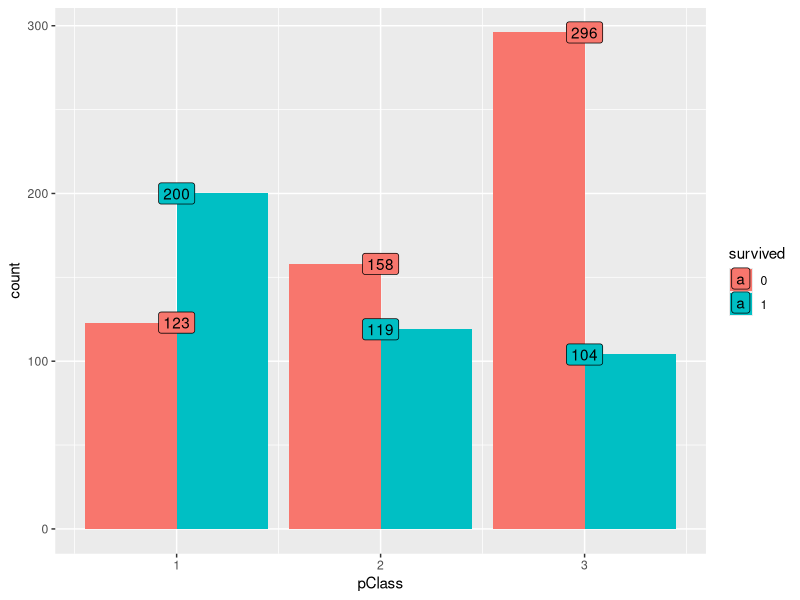
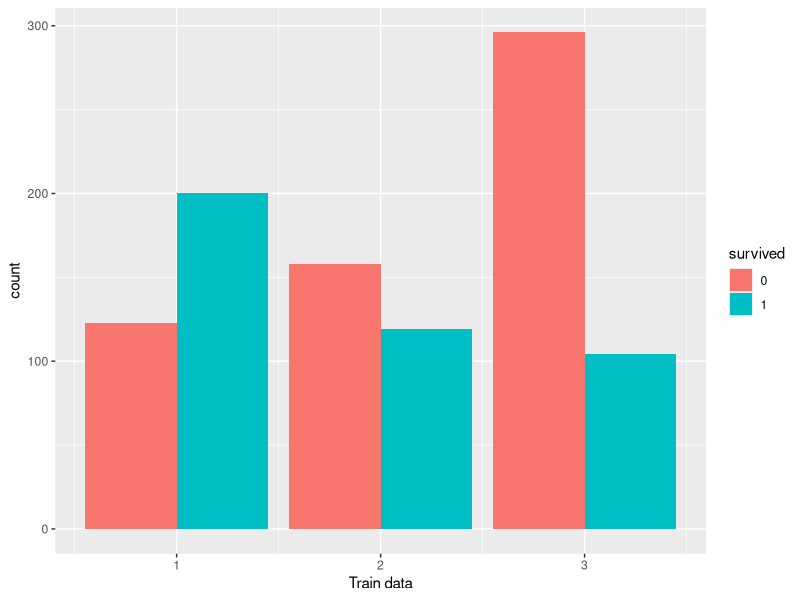
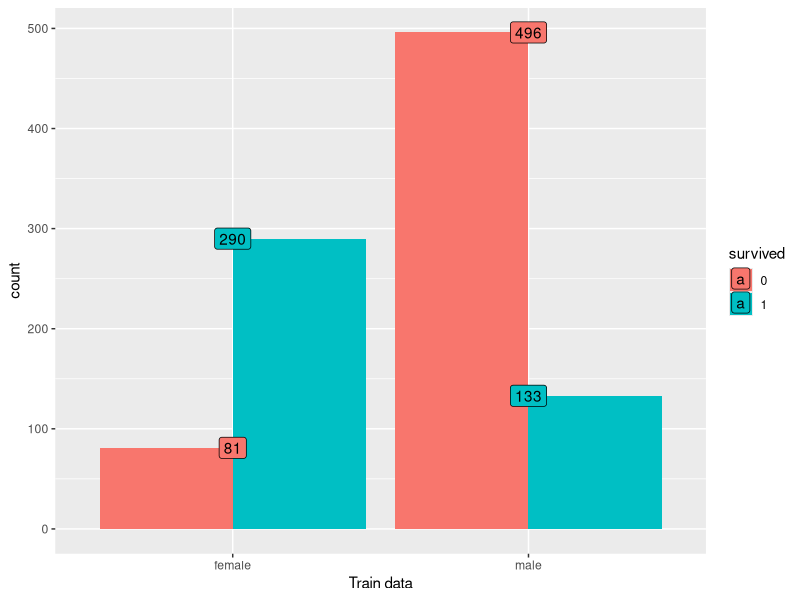
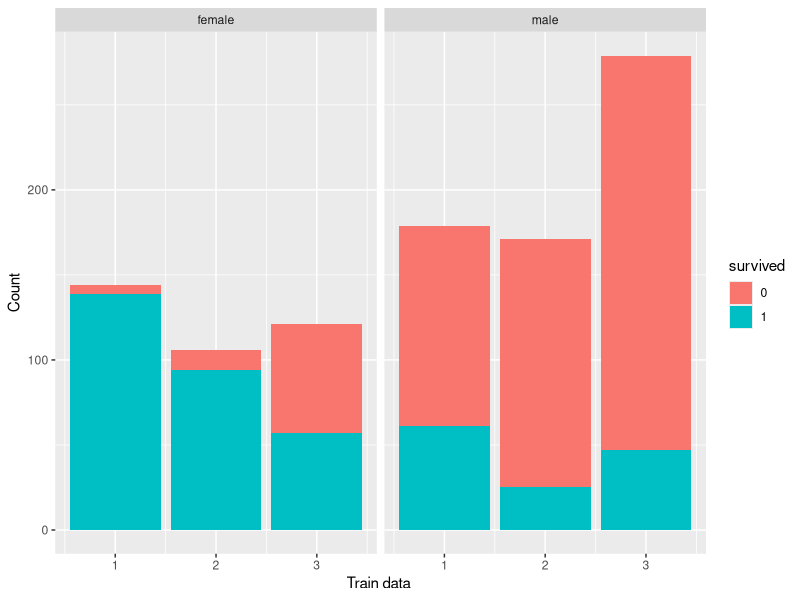
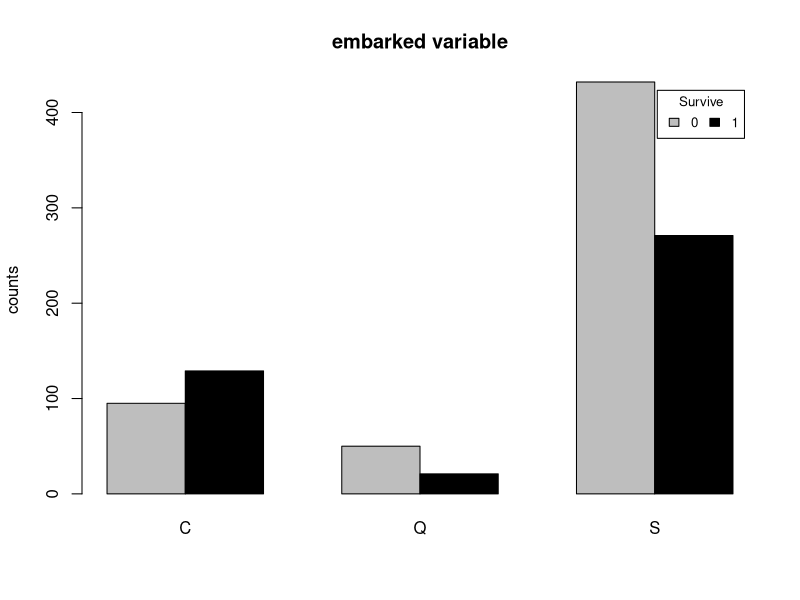
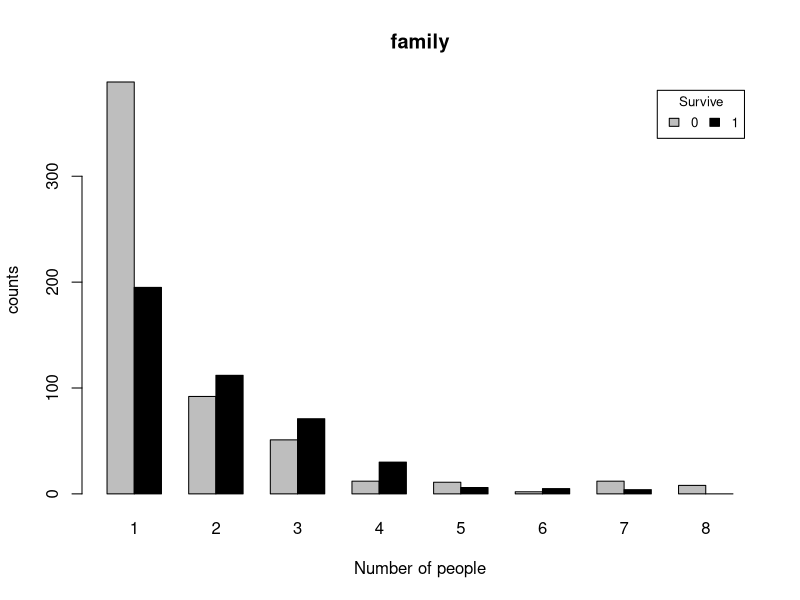
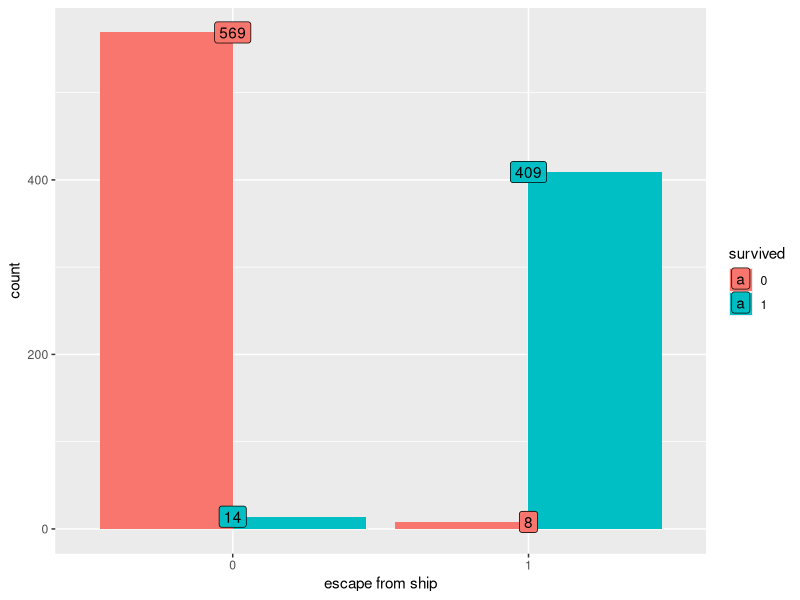
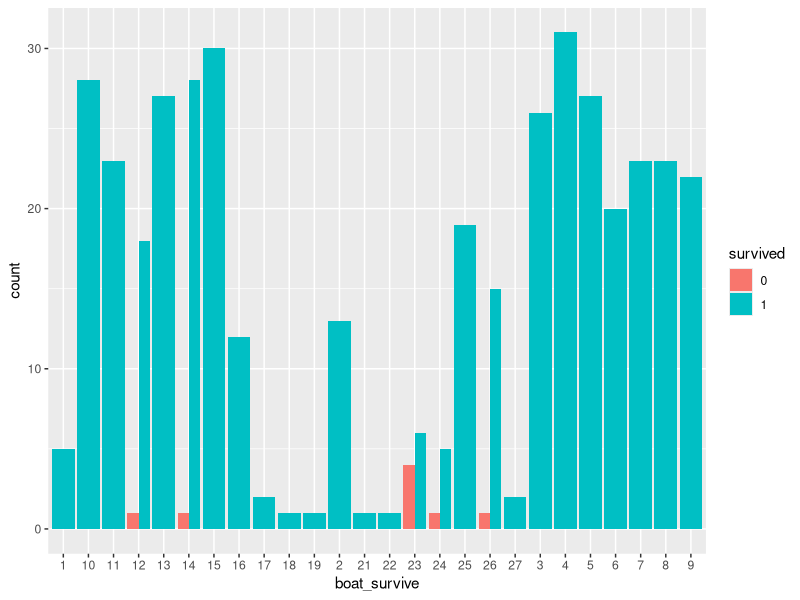

Here is the R script that generated these plots, in order:
## ---- chunk 1
knitr::opts_chunk$set(echo = TRUE)
## ---- chunk 2
library(magrittr)
library(ggplot2)
train <- read.csv("titanicTrain.csv")
train <- train[c(1:1000),]
# Train data 上面的NA
str(train)
sapply(train, function(x) {sum(is.na(x))})
## ---- chunk 3
# Pclass
train$survived <- train$survived %>% as.factor()

ggplot(train[!is.na(train$survived),], aes(x = pclass, fill = survived)) +
  geom_bar(stat='count', position='dodge') + labs(x = 'pClass') +
  theme(legend.position="none") + theme_grey() +
  geom_label(stat='count', aes(label=..count..))


ggplot(train[!is.na(train$survived),], aes(x = pclass, fill = survived )) +
  geom_bar(stat='count', position='dodge') + labs(x = 'Train data') +
  theme(legend.position="none") + theme_grey()
## ---- chunk 4
ggplot(train[!is.na(train$survived),], aes(x = sex, fill = survived)) +
  geom_bar(stat='count', position='dodge') + theme_grey() +
  labs(x = 'Train data') +
  geom_label(stat='count', aes(label=..count..))
## ---- chunk 5
ggplot(train[!is.na(train$survived),], aes(x = pclass, fill = survived)) +
  geom_bar(stat='count', position='stack') +
  labs(x = 'Train data ', y= "Count") + facet_grid(.~sex) +
  theme(legend.position="none") + theme_grey()
## ---- chunk 6
train$embarked <- train$embarked %>% as.factor
summary(train$embarked[train$survived==0])
summary(train$embarked[train$survived==1])
embark <- cbind(summary(train$embarked[train$survived==0]),summary(train$embarked[train$survived==1]))
embark <- embark[-1,] %>% t
rownames(embark) <- c("0","1")

barplot(embark,col=c("gray","black"),main="embarked variable",beside=TRUE,ylab="counts")
legend("topright", inset=.02,title="Survive",
       c("0","1"), fill=c("gray","black"), horiz=TRUE, cex=0.8)
## ---- chunk 7
family <- train$parch + train$sibsp + 1
train <- cbind(train,family)

ps0 <- train$family[train$survived==0] %>% as.factor %>% summary
ps1 <- train$family[train$survived==1] %>% as.factor %>% summary %>% c(.,0)
family <- rbind(ps0,ps1)
rm(ps0)
rm(ps1)

barplot(family,col=c("gray","black"),main="family",beside=TRUE,ylab="counts",xlab="Number of people")
legend("topright", inset=.02,title="Survive",
       c("0","1"), fill=c("gray","black"), horiz=TRUE, cex=0.8)
## ---- chunk 8
#load data
train <- read.csv("titanicTrain.csv", stringsAsFactors = F, na.strings = c("NA", ""))
test <- read.csv("titanicQuestion.csv", stringsAsFactors = F, na.strings = c("NA", ""))
train <- train[c(1:1000),]
#bind the data
all <- rbind(train, test)
#as factor
all$sex <- as.factor(all$sex)
all$survived <- as.factor(all$survived)
## ---- chunk 9
#plot b1, find out that the survived condition of "every boat"
#first we rename all boats with number 1 to 28
#tranfer original boat numbers to 1:27, 28 refer to NA  
all$boat[all$boat == "5 7"] <- "17"
all$boat[all$boat == "5 9"] <- "18"
all$boat[all$boat == "8 10"] <- "19"
all$boat[all$boat == "13 15"] <- "20"
all$boat[all$boat == "13 15 B"] <- "21"
all$boat[all$boat == "15 16"] <- "22"
all$boat[all$boat == "A"] <- "23"
all$boat[all$boat == "B"] <- "24"
all$boat[all$boat == "C"] <- "25"
all$boat[all$boat == "D"] <- "26"
all$boat[all$boat == "C D"] <- "27"
all$boat[is.na(all$boat)] <- "28"

#escape = 1 refer to the refugee who successfully took on boat
all$escape[all$boat != "28"] <- "1"
all$escape[all$boat == "28"] <- "0"
#see if taking boat is highly related survived
b1 <- ggplot(all[!is.na(all$survived),], aes(x = escape, fill = survived)) +
  geom_bar(stat='count', position='dodge') + theme_grey() +
  labs(x = 'escape from ship') +
  geom_label(stat='count', aes(label=..count..))
b1
## ---- chunk 10
#plot b2, see if there's anyone who survived without boat
#subset of those who took on boat
survived_boat <- subset(all, all$boat != "28")
#see if there anyone who took on boat and didn't survive 
b2 <- ggplot(survived_boat[!is.na(survived_boat$survived),], aes(x = boat, fill = survived)) +
  geom_bar(stat='count', position='dodge') +
  labs(x = 'boat_survive') + theme_grey()
b2
## ---- chunk 11
#replace those data to "0"(body info is NA) and "1"(body info isn't NA)
all$body[is.na(all$body)] <- "0"
all$body[all$body != "0"] <- "1"
all$body <- as.factor(all$body)
#=== guessing there is something to do with dead people

#set a subset of those which get the body's value 
have_body <- subset(all, all$body != "0")
#find out if those data with body info are highly related to death
bo <- ggplot(have_body[!is.na(have_body$survived),], aes(x = body, fill = survived)) +
  geom_bar(stat='count', position='dodge') +
  labs(x = 'body_info') + theme_grey()
bo
## ---- chunk 12
#=== there isn't any survivor has body data
#=== regarding from bo, it seems those who have body info all died

#so we want to find out the distribution of survived and body
bo_2 <-ggplot(all[!is.na(all$survived),], aes(x = body, fill = survived)) +
  geom_bar(stat='count', position='dodge') + theme_grey() +
  labs(x = 'body with death') +
  geom_label(stat='count', aes(label=..count..))
bo_2
#=== the outcomes of these 2 plots reveal that those who got body value was definitely dead


